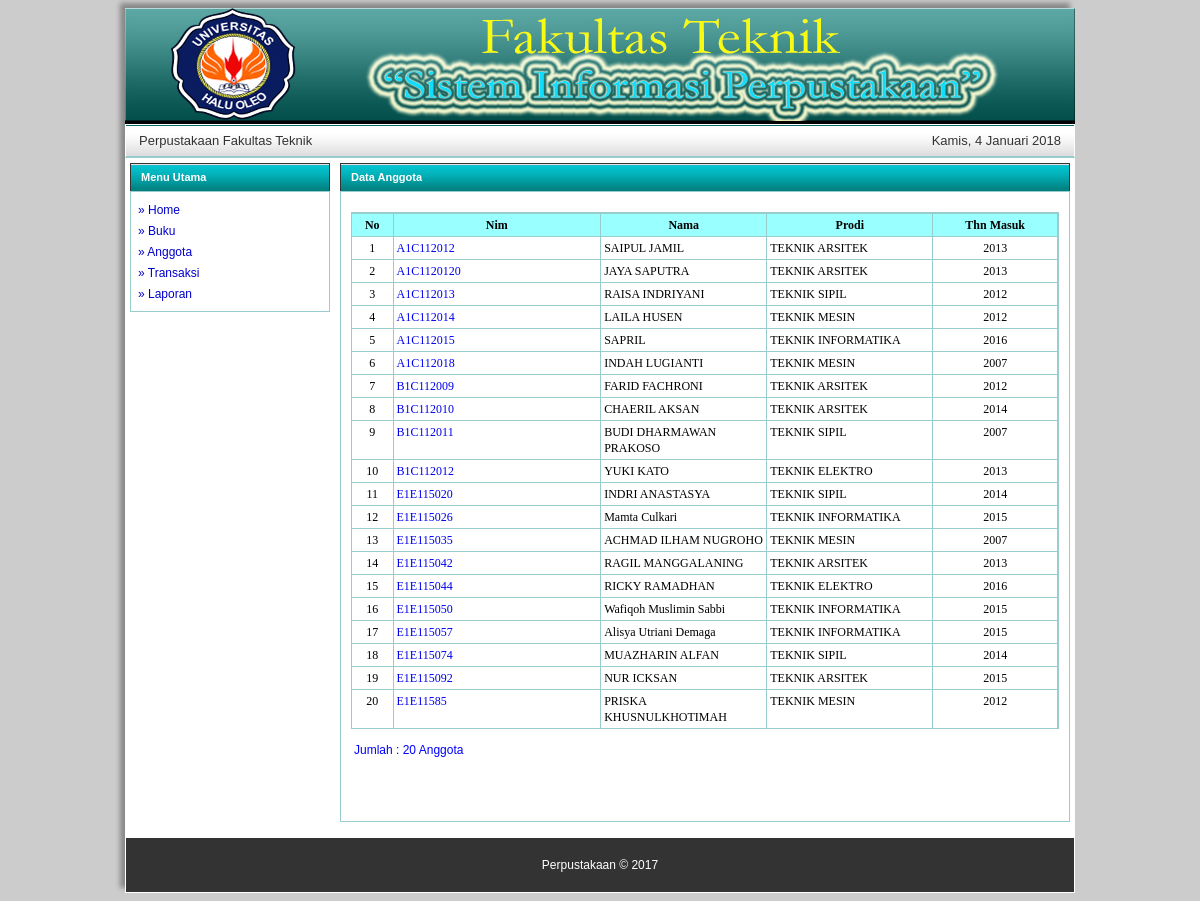
Screenshot of /admin/index.php?page=anggota with the database file from the repository.
### tables this page shows
CREATE TABLE IF NOT EXISTS `tbl_anggota` (
  `id_anggota` int(11) NOT NULL AUTO_INCREMENT,
  `nim` varchar(50) NOT NULL,
  `nama` varchar(50) NOT NULL,
  `tempat_lahir` varchar(50) NOT NULL,
  `tgl_lahir` varchar(50) NOT NULL,
  `jk` varchar(50) NOT NULL,
  `prodi` varchar(50) NOT NULL,
  `thn_masuk` varchar(50) NOT NULL,
  PRIMARY KEY (`id_anggota`)
);

### admin/anggota_data.php (the view, shortened to what this page needs)
<div id="menu-tengah">
   	<div id="bg_menu">Data Anggota
   	</div>
   	<div id="content_menu">
  	    <div class="zebra-table">
  	      <table width="100%" height="100%" align="center" cellspacing="0" cellpadding="5">
  	        <thead align="center">
  	          <tr>
  	            <th align="center" width="5%" >No</th>
  	            <th width="25%">Nim</th>
  	            <th width="20%">Nama</th>
  	            <th width="20%">Prodi</th>
  	            <th width="15%">Thn Masuk</th>
             </tr>
           </thead>
           <?php
			$query = "SELECT * FROM tbl_anggota ORDER by nim";
			$sql = mysql_query($query);
			$total = mysql_num_rows($sql);
			$no = 1;
			while ($data=mysql_fetch_array($sql)) {
		?>
  	        <tbody>
  	          <tr>
  	            <td align="center"><?php echo $no; ?></td>
  	            <td ><a href="?page=anggota_detil&nim=<?php echo $data['nim']; ?>"class="detil"><?php echo $data['nim']; ?></a></td>
  	            <td ><?php echo $data['nama']; ?></td>
  	            <td><?php echo $data['prodi']; ?></td>
  	            <td align="center"><?php echo $data['thn_masuk']; ?></td>
               </tr>
           <?php $no++; } ?>
           </tbody>
         </table>
         </div>
         <div id="menu_bottom">
       	<table width="100%" style="border:0px solid #9cc;">
           	<tr>
               	<td width="50%">Jumlah : <?php echo $total; ?> Anggota</td>
               </tr>
           </table>
   	</div>
  	  </div>
   </div>

### admin/index.php (shortened to what this page needs)
<!DOCTYPE html>
<html lang="en">
<head>
<link rel="stylesheet" type="text/css" href="../images/style.css" />
</head>
<body>
<div id="main">
    <div id="header">
    <img src="../images/header1.jpg" />
    </div>
    <div id="menu-atas">
    	<div id="menu_user">
        <span><?php echo "Perpustakaan Fakultas Teknik"; ?></span>
        </div>
        <div id="menu_tanggal" align="right">
        <span><?php
		 	$array_hr= array(1=>"Senin","Selasa","Rabu","Kamis","Jumat","Sabtu","Minggu");
 			$hr = $array_hr[date('N')];
			$tgl= date('j');
			$array_bln = array(1=>"Januari","Februari","Maret", "April", "Mei","Juni","Juli","Agustus","September","Oktober", "November","Desember");
			$bln = $array_bln[date('n')];
			$thn = date('Y');
			echo $hr . ", " . $tgl . " " . $bln . " " . $thn . " ";
			?>
        </span>
        </div>
    </div>
<div>
 	<div id="menu-kiri">
    	<div id="bg_menu">Menu Utama
    	</div>
    	<div id="left_menu">
        	<a href="index.php" class="menu">&raquo; Home </a> <br />
        	<a href="?page=buku" class="menu">&raquo; Buku </a> <br />
        	<a href="?page=anggota" class="menu">&raquo; Anggota </a> <br />
        	<a href="?page=transaksi" class="menu">&raquo; Transaksi </a> <br />
            <a href="?page=laporan" class="menu">&raquo; Laporan </a> <br />
        </div>
    </div>
    	     <?php
				 switch($_GET['page'])
				 	{
						case "anggota";
						include "anggota_data.php";
						break;
					}
			?>
</div>
    <div id="footer"><center>Perpustakaan &copy; 2017</center></div>
</div>
</body>
</html>

### images/style.css (style rules this page uses)
body { background-color: #CCC; font-family:Tahoma, Geneva, sans-serif; font-size: 14px; }
#main { background-color: #ffffff; width: 950px; margin: 0 auto; border: 1px ; -moz-box-shadow: -5px -5px 5px #888; -webkit-box-shadow: -5px -5px 5px #888; box-shadow: -5px -5px 5px #888; }
#header { background-color: #000000; }
#menu-atas { background-image:url(../images/menu-atas.gif); background-color: #CCC; text-shadow: #0FF; border: 1px solid #FFF; border-bottom:2px solid #9cc; padding:8px; padding-bottom:8px; }
#menu_user { color : #333333; font-size: 13px; margin-right: 20px; margin-left: 5px; text-decoration:none; width:200; float:left; }
#menu_tanggal { color : #333333; font-size: 13px; margin-right:5px; }
#footer { background-color:#333; font-size:12px; font:Tahoma, Geneva, sans-serif; color:#FFF; border: 1px solid #FFF; padding:20px; }
#menu-kiri { margin:5px; width:200px; float:left; }
#menu-tengah { margin:5px; width:730px; float:left; }
#bg_menu { background-color: #ccc; background-image:url(../images/menu-biru.gif); border:1px solid #333; border-bottom:0px; padding:7px; padding-left:10px; color:#ffffff; font-weight:bold; font-size:11px; height:13px; }
#content_menu { background-color: #FFF; border: 1px solid #9CC; line-height: 16px; padding: 3px; margin-bottom: 10px; font-size:14px; padding:10px; }
#left_menu { background-color: #FFF; border: 1px solid #9CC; line-height: 20px; padding: 7px; margin-bottom: 10px; font-size:14px; }
#left_menu a { color: #00C; font-size: 12px; font-family:Verdana, Geneva, sans-serif; font-weight:normal; text-decoration:none; }
.zebra-table { background-color:#FFF; font-size:12px; font-family:Georgia, "Times New Roman", Times, serif; border-collapse: collapse; border: 1px solid #9cc; overflow: hidden; margin-bottom:10px; }
.zebra-table th { background-color:#9FF; color:; }
.zebra-table th,.zebra-table td { vertical-align: top; padding:3px 3px; margin:0; border-top:1px solid #9cc; border-right:1px solid #9cc; }
.zebra-table tbody tr:nth-child(odd) { background: #FFF; }
.zebra-table a { text-decoration:none; text-shadow:#FF9; }
#menu_bottom { font-size:12px; color:#00F; font-family:Verdana, Geneva, sans-serif; border-collapse: collapse; overflow: hidden; margin-bottom:50px; }

### rows the page displays
tbl_anggota: nim "A1C112012", nama "SAIPUL JAMIL", prodi "TEKNIK ARSITEK", thn_masuk "2013"
tbl_anggota: nim "A1C1120120", nama "JAYA SAPUTRA", prodi "TEKNIK ARSITEK", thn_masuk "2013"
tbl_anggota: nim "A1C112013", nama "RAISA INDRIYANI", prodi "TEKNIK SIPIL", thn_masuk "2012"
tbl_anggota: nim "A1C112014", nama "LAILA HUSEN", prodi "TEKNIK MESIN", thn_masuk "2012"
tbl_anggota: nim "A1C112015", nama "SAPRIL", prodi "TEKNIK INFORMATIKA", thn_masuk "2016"
tbl_anggota: nim "A1C112018", nama "INDAH LUGIANTI", prodi "TEKNIK MESIN", thn_masuk "2007"
tbl_anggota: nim "B1C112009", nama "FARID FACHRONI", prodi "TEKNIK ARSITEK", thn_masuk "2012"
tbl_anggota: nim "B1C112010", nama "CHAERIL AKSAN", prodi "TEKNIK ARSITEK", thn_masuk "2014"
tbl_anggota: nim "B1C112011", nama "BUDI DHARMAWAN PRAKOSO", prodi "TEKNIK SIPIL", thn_masuk "2007"
tbl_anggota: nim "B1C112012", nama "YUKI KATO", prodi "TEKNIK ELEKTRO", thn_masuk "2013"
tbl_anggota: nim "E1E115020", nama "INDRI ANASTASYA", prodi "TEKNIK SIPIL", thn_masuk "2014"
tbl_anggota: nim "E1E115026", nama "Mamta Culkari", prodi "TEKNIK INFORMATIKA", thn_masuk "2015"
tbl_anggota: nim "E1E115035", nama "ACHMAD ILHAM NUGROHO", prodi "TEKNIK MESIN", thn_masuk "2007"
tbl_anggota: nim "E1E115042", nama "RAGIL MANGGALANING", prodi "TEKNIK ARSITEK", thn_masuk "2013"
tbl_anggota: nim "E1E115044", nama "RICKY RAMADHAN", prodi "TEKNIK ELEKTRO", thn_masuk "2016"
tbl_anggota: nim "E1E115050", nama "Wafiqoh Muslimin Sabbi", prodi "TEKNIK INFORMATIKA", thn_masuk "2015"
tbl_anggota: nim "E1E115057", nama "Alisya Utriani Demaga", prodi "TEKNIK INFORMATIKA", thn_masuk "2015"
tbl_anggota: nim "E1E115074", nama "MUAZHARIN ALFAN", prodi "TEKNIK SIPIL", thn_masuk "2014"
tbl_anggota: nim "E1E115092", nama "NUR ICKSAN", prodi "TEKNIK ARSITEK", thn_masuk "2015"
tbl_anggota: nim "E1E11585", nama "PRISKA KHUSNULKHOTIMAH", prodi "TEKNIK MESIN", thn_masuk "2012"

### other values shown
$total "20"
